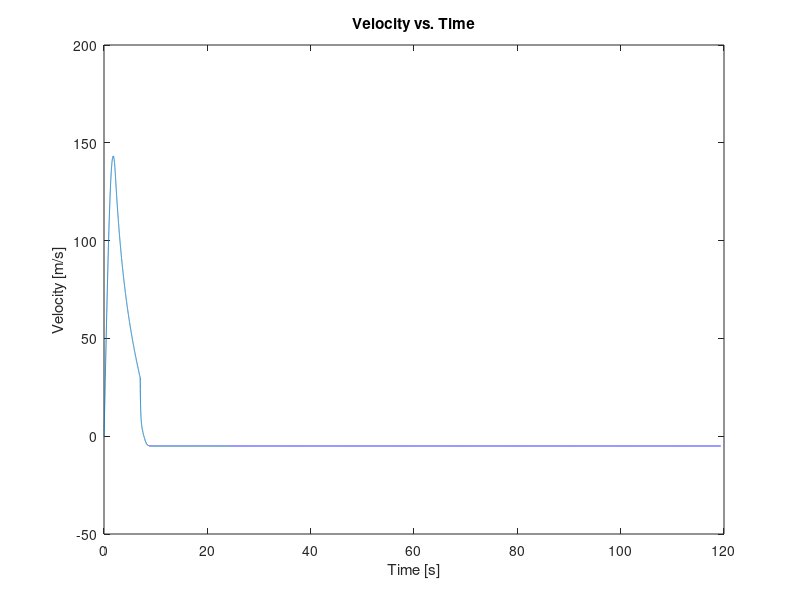
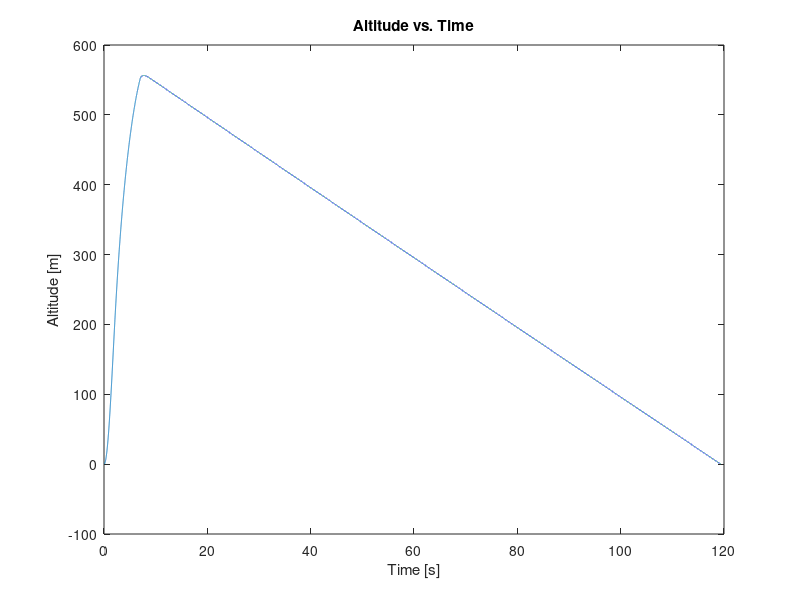
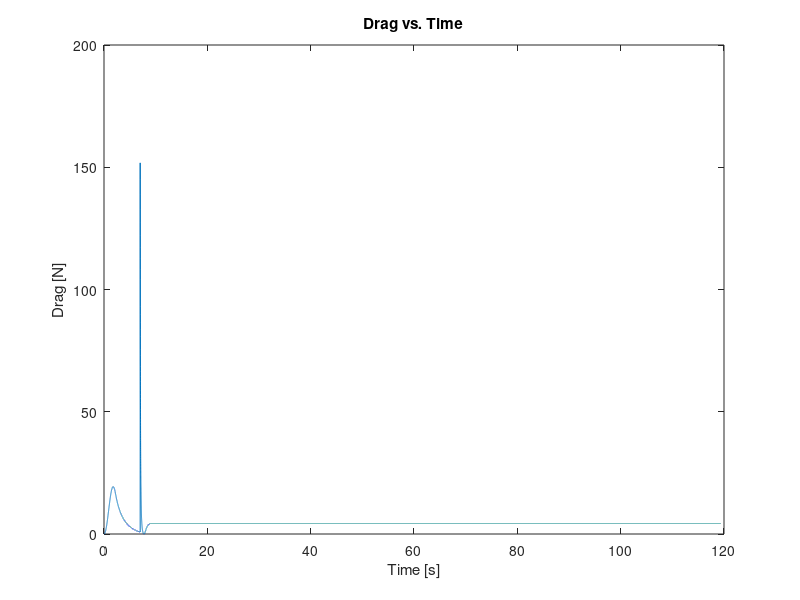
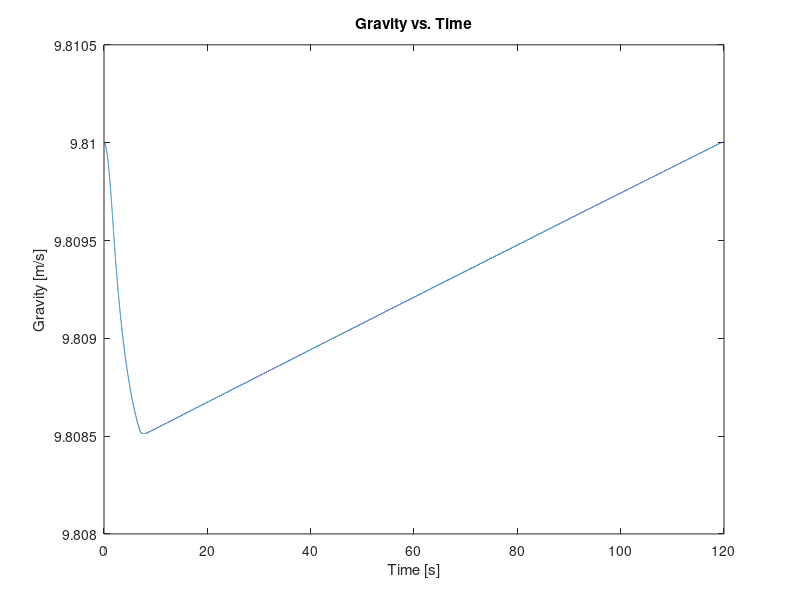

Source code (MATLAB) for these figures, in order:
%%%%%%%%%%%%%%%%%%%%%%%%%%%%%%%%%%%%%%%%%%%%%%%%%%%%%%%%%%%%%%%%%%%%%%%%%%%
% Prescott Rynewicz
% 504288967
% MAE 157A Trajectory Analysis Code
% Team SpaceY
%%%%%%%%%%%%%%%%%%%%%%%%%%%%%%%%%%%%%%%%%%%%%%%%%%%%%%%%%%%%%%%%%%%%%%%%%%%
close all; clear all; clc;

%% Input Parameters

g                   = 9.81;                                 % [m/s]
Re                  = 3.67e6;                               % []
t_simple            = [0 0.024 .057 .252 .5 .765 1 1.25 1.502 1.751 1.999 2.121 2.300]; % [t]
t_total             = [];
T_simple            = [0 74.325 67.005 65.879 63.063 60.248 54.054 47.298 36.599 25.338 12.951 3.951 0]; %[N]
T_total             = [];


% This Loop lionearly expands the simple data points given in the G40-7 Thrust
% Profile found at http://www.thrustcurve.org/simfilesearch.jsp?id=1969 in
% order to create a better approximation of the thrust profile. ie More
% Data Points

for i = 1:12
    expanded_array_t    = linspace(t_simple(i),t_simple(i+1),100);
    expanded_array_T    = linspace(T_simple(i),T_simple(i+1),100);
    t_total             = cat(2,t_total,expanded_array_t);
    T_total             = cat(2,T_total,expanded_array_T);
end

flight_angle        = 10;                                   % [deg]
prop_mass_init      = 53.8/1000;                            % [kg]
total_mass_motor    = 123/1000;                             % [kg]
struct_mass_motor   = total_mass_motor - prop_mass_init;    % [kg]
Isp                 = 184;                                  % [sec]
m_dot               = T_total./g./Isp;                      % potential correction factor of -.0004;
                                                            % this wouls be to make
                                                            % prop_mass_profile equal zero at
                                                            % end of burn.
prop_mass_profile   = [prop_mass_init];                     % [kg]
total_mass          = linspace(0.5,0.5,length(t_total));

for index = 2:length(T_total)
    prop_mass_profile(index)    = prop_mass_profile(index-1) - m_dot(index)*(t_total(index)-t_total(index-1));
    total_mass(index)           = total_mass(index-1) - m_dot(index)*(t_total(index)-t_total(index-1));
end

% We now have Thrust, time, and mass profiles for burn time of flight. Now
% we need to calculate initial gravity, density and Drag values to begin
% loop iterations for Burn Calcs.


burn_length         = length(t_total);                      % [vec_length]
a                   = linspace(0,0,burn_length);
u                   = linspace(0,0,burn_length);
h                   = linspace(0,0,burn_length);
Af                  = pi*(.0450/2)^2;                       % [m^s]
theta               = deg2rad(5);                           % [rad]
ge                  = 9.81;                                 % [m/s]
h                   = linspace(0,0,burn_length);            % [m]
g                   = linspace(0,0,burn_length);            % [m/s^2]
g(1)                = 9.81;                                 % [m/s]
rho                 = linspace(0,0,burn_length);            % [kg/m^3]
rho(1)              = 1.225;                                % [kg/m^3]
CD                  = 1.0;                                  % Initial Estimate from Stine
D                   = linspace(0,0,burn_length);            % [N]
D(1)                = 0.5*rho(1)*u(1)^2*CD*Af;              % [N]
dt_avg              = 0; 

for index = 1:(burn_length-1)
    dt              = (t_total(index+1)-t_total(index));
    dt_avg          = dt_avg + dt; 
    a(index+1)      = (T_total(index)/total_mass(index) - D(index)/total_mass(index) - g(index)*cos(theta));
    u(index+1)      = u(index) + (T_total(index)/total_mass(index) - D(index)/total_mass(index) ...
                                - g(index)*cos(theta))*dt;
    h(index+1)      = h(index) + u(index)*dt*cos(theta);
    g(index+1)      = ge*(Re/(Re+h(index+1)));
    rho(index+1)    = real(1.2*exp(-2.9*10^-5*h(index+1)^1.15));
    D(index+1)      = 0.5*rho(index+1)*u(index+1)^2*CD*Af; 

end
dt                  = dt_avg/burn_length;                   % [s] New Time step from average thrust dt. 

for index = burn_length:10000000
    total_mass(index)= total_mass(index-1);
    
    a(index+1)      = -D(index)/total_mass(index) - g(index)*cos(theta);
    u(index+1)      = u(index) + (-D(index)/total_mass(index)*dt ...
                                - g(index)*cos(theta)*dt);
    h(index+1)      = h(index) + u(index)*dt*cos(theta);
    g(index+1)      = ge*(Re/(Re+h(index+1)));
    rho(index+1)    = real(1.2*exp(-2.9*10^-5*h(index+1)^1.15));
    D(index+1)      = 0.5*rho(index+1)*u(index+1)^2*CD*Af; 
    t_total(index+1)= t_total(index)+dt; 
    if u(index+1) < 0 || t_total(index) >= 7
        index = index+1; 
        break;
    end
end 

CD                  = 1.50;                                  % Will be determined from drop tests with parachute. 
Af                  = pi*(0.50/2)^2;                        % [m^2]r
D(index)            = 0.5*rho(index)*u(index)^2*CD*Af; 


for index = index:100000000
    total_mass(index)= total_mass(index-1);
    
    u(index+1)      = u(index) + (-D(index)/total_mass(index)*dt ...
                                - g(index)*dt);
    h(index+1)      = h(index) + u(index)*dt*cos(theta);
    g(index+1)      = ge*(Re/(Re+h(index+1)));
    rho(index+1)    = real(1.2*exp(-2.9*10^-5*h(index+1)^1.15));
    D(index+1)      = 0.5*rho(index+1)*u(index+1)^2*CD*Af; 
    t_total(index+1)= t_total(index)+dt; 
    if u(index+1) <= 0 
        break;
    end
end

for index = index:100000000
    total_mass(index)= total_mass(index-1);
    
    u(index+1)      = u(index) + (D(index)/total_mass(index)*dt ...
                                - g(index)*dt);
    h(index+1)      = h(index) + u(index)*dt*cos(theta);
    g(index+1)      = ge*(Re/(Re+h(index+1)));
    rho(index+1)    = real(1.2*exp(-2.9*10^-5*h(index+1)^1.15));
    D(index+1)      = 0.5*rho(index+1)*u(index+1)^2*CD*Af; 
    t_total(index+1)= t_total(index)+dt; 
    if h(index+1) <= 0 
        break;
    end
end

plot(t_total,u);            title('Velocity vs. Time'); xlabel('Time [s]'); ylabel('Velocity [m/s]'); 
figure; plot(t_total,h);    title('Altitude vs. Time'); xlabel('Time [s]'); ylabel('Altitude [m]');
figure; plot(t_total,D);    title('Drag vs. Time');     xlabel('Time [s]'); ylabel('Drag [N]');
figure; plot(t_total,g);    title('Gravity vs. Time');  xlabel('Time [s]'); ylabel('Gravity [m/s]');
figure; plot(t_total,rho);  title('Density vs. Time');  xlabel('Time [s]'); ylabel('Density [kg/m^3]');
